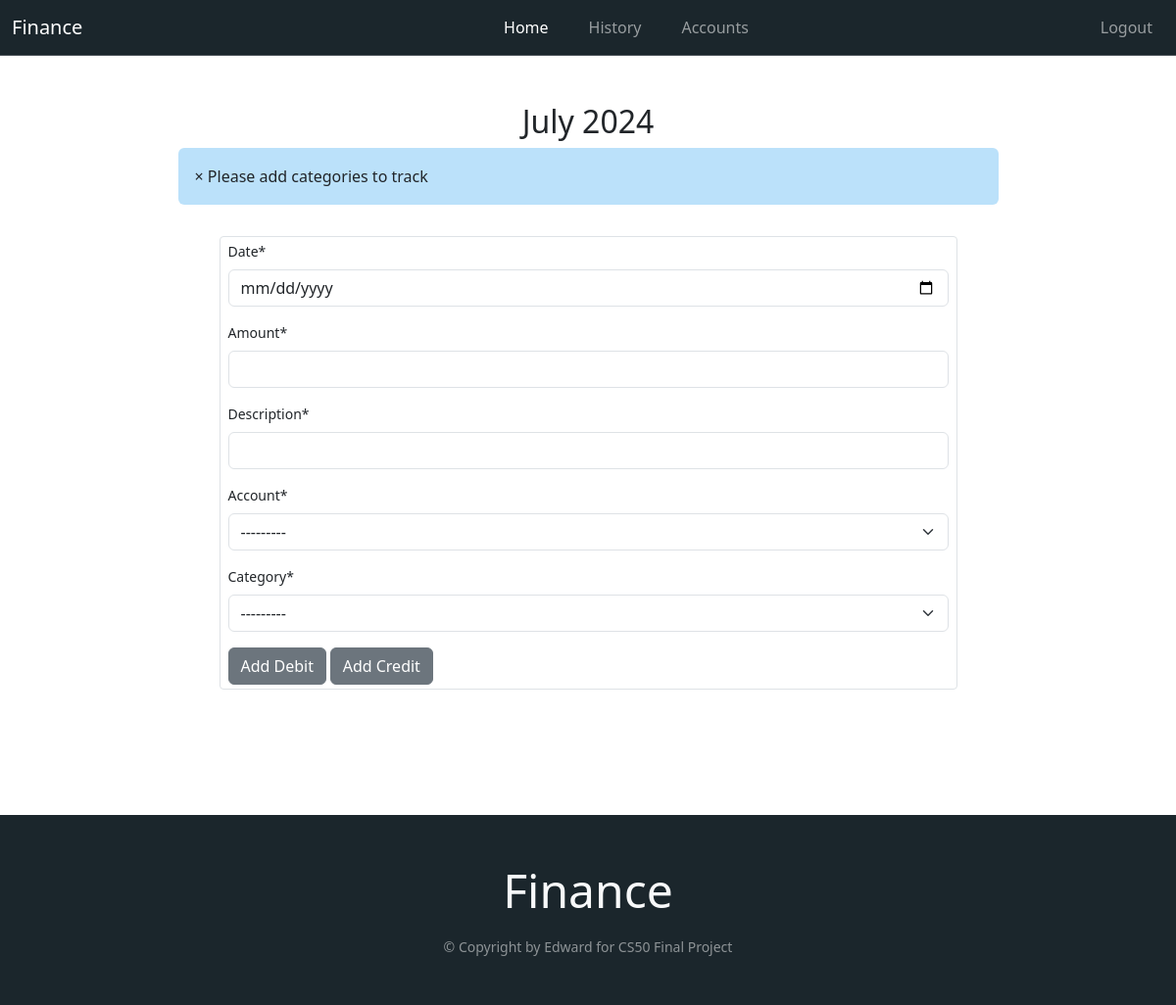
Page / (signed in) on the earlier database version.
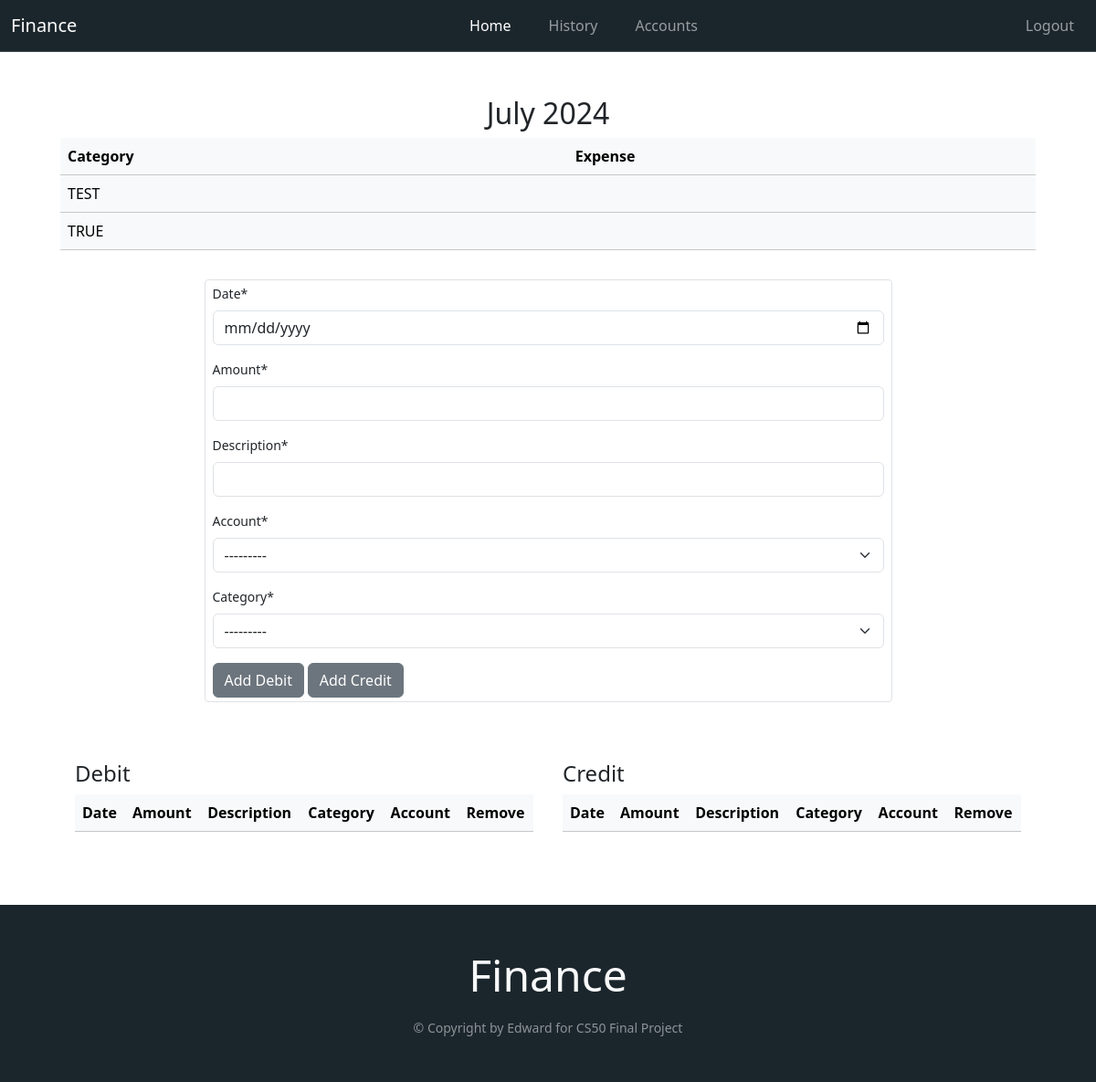
Same page on the later database version.
### main/models.py (models this page shows)
class Category(models.Model):
    user = models.ForeignKey(User, related_name="category", null=True, on_delete=models.CASCADE)
    category_name = models.CharField(max_length=200)
    def __str__(self):
        return self.category_name
    class Meta:
        unique_together = 'user', 'category_name'

### main/views.py (the view)
# urls.py: 2. Add a URL to urlpatterns:  path('', views.home, name='home')
@login_required(login_url="/login/")
def home(response):
    if response.method == "POST":
        formC = CreateNewCategory(response.POST)
        formD = CreateNewEntry(response.POST)
        if "add_expense" in response.POST:
            if formD.is_valid():
                data = get_values(response, formD)
                new = Debit(amount=data["amount"], description=data["description"], account=data["account"], category=data["category"], date=data["date"])
                new.save()
                response.user.debit.add(new)
                account = response.user.accounts.get(account_name=data["account"])
                account.balance -= data["amount"]
                account.save()
            else:
                print("not valid expense")
        if "add_credit" in response.POST:
            if formD.is_valid():
                data = get_values(response, formD)
                new = Credit(amount=data["amount"], description=data["description"], account=data["account"], category=data["category"], date=data["date"])
                new.save()
                response.user.credit.add(new)
                account = response.user.accounts.get(account_name=data["account"])
                account.balance += data["amount"]
                account.save()
            else:
                print("not valid expense")
        return redirect("/")
    else:
        formC = CreateNewCategory()
        formD = CreateNewEntry()
        formD.fields["category"].queryset = response.user.category.all()
        formD.fields["account"].queryset = response.user.accounts.all()
    date = datetime.now()
    debitData = response.user.debit.filter(date__year=date.year,
                                     date__month=date.month)
    creditData = response.user.credit.filter(date__year=date.year,
                                       date__month=date.month)
    return render(response, "main/home.html", {"formC": formC, "formD":formD, "debitData": debitData, "creditData": creditData})

### main/forms.py
class CreateNewCategory(forms.ModelForm):
    class Meta:
        model = Category
        fields = ["category_name"]

class CreateNewEntry(forms.ModelForm):
    class Meta:
        model = Debit
        fields = ["date", "amount", "description", "account", "category"]
        widgets = {
            'date': DateInput()
        }

### main/models.py (called while the page is built)
    def __str__(self):
        return self.account_name

### main/templates/main/home.html (shortened to what this page needs)
{% extends "main/base.html" %}
{% load crispy_forms_tags %}
{% block content %}
<h2 class="text-center">{% now "F Y" %}</h2>
{% if not user.category.all %}
<div class="container alert w-75">
<span class="closebtn" onclick="this.parentElement.style.display='none';">&times;</span>
Please add categories to track
</div>
{% endif %}
    <div class="container">
        <div class="container-md">
            {% if user.category.all %}
                <table class="table table-hover table-light">
                    <thead>
                        <tr>
                            <th scope="col">Category</th>
                            <th scope="col">Expense</th>
                        </tr>
                    </thead>
                    <tbody>
                        {% for category in user.category.all %}
                            <tr>
                                <td>{{ category.category_name }}</td>
                                <td>{{ account.balance }}</td>
                            </tr>
                        {% endfor %}
                    </tbody>
                </table>
            {% endif %}
                <div class="container w-75 pb-5 pt-3">
                    <div class="container">
                        <form action="/" class="form-control form-control-sm" method="POST" autocomplete="off">
                            {{ formD | crispy }}
                            <button name="add_expense" type="submit" class="btn btn-secondary">Add Debit</button>
                            <button name="add_credit" type="submit" class="btn btn-secondary">Add Credit</button>
                        </form>
                    </div>
                </div>
            <div class="container">
                <div class="row">
                     <div class="col p-3">
                        {%if user.debit.all or user.credit.all %}
                            <h4>Debit</h4>
                            <table class="table table-hover table-light">
                                <thead>
                                    <tr>
                                        <th>Date</th>
                                        <th>Amount</th>
                                        <th>Description</th>
                                        <th>Category</th>
                                        <th>Account</th>
                                        <th>Remove</th>
                                    </tr>
                                </thead>
                            </table>
                        {% endif %}
                    </div>
                    <div class="col p-3">
                        {%if user.debit.all or user.credit.all %}
                            <h4>Credit</h4>
                            <table class="table table-hover table-light">
                                <thead>
                                    <tr>
                                        <th>Date</th>
                                        <th>Amount</th>
                                        <th>Description</th>
                                        <th>Category</th>
                                        <th>Account</th>
                                        <th>Remove</th>
                                    </tr>
                                </thead>
                            </table>
                        {% endif %}
                    </div>
                </div>
            </div>
        </div>
    </div>
{% endblock %}

Differences in the rows shown:
added Category: category_name "TEST"
added Category: category_name "TRUE"
Other differences:
text no longer shown: "× Please add categories to track"
text now shown: "Category Expense Debit Date Amount Description Category Account Remove Credit Date Amount Description Category Account Remove"
